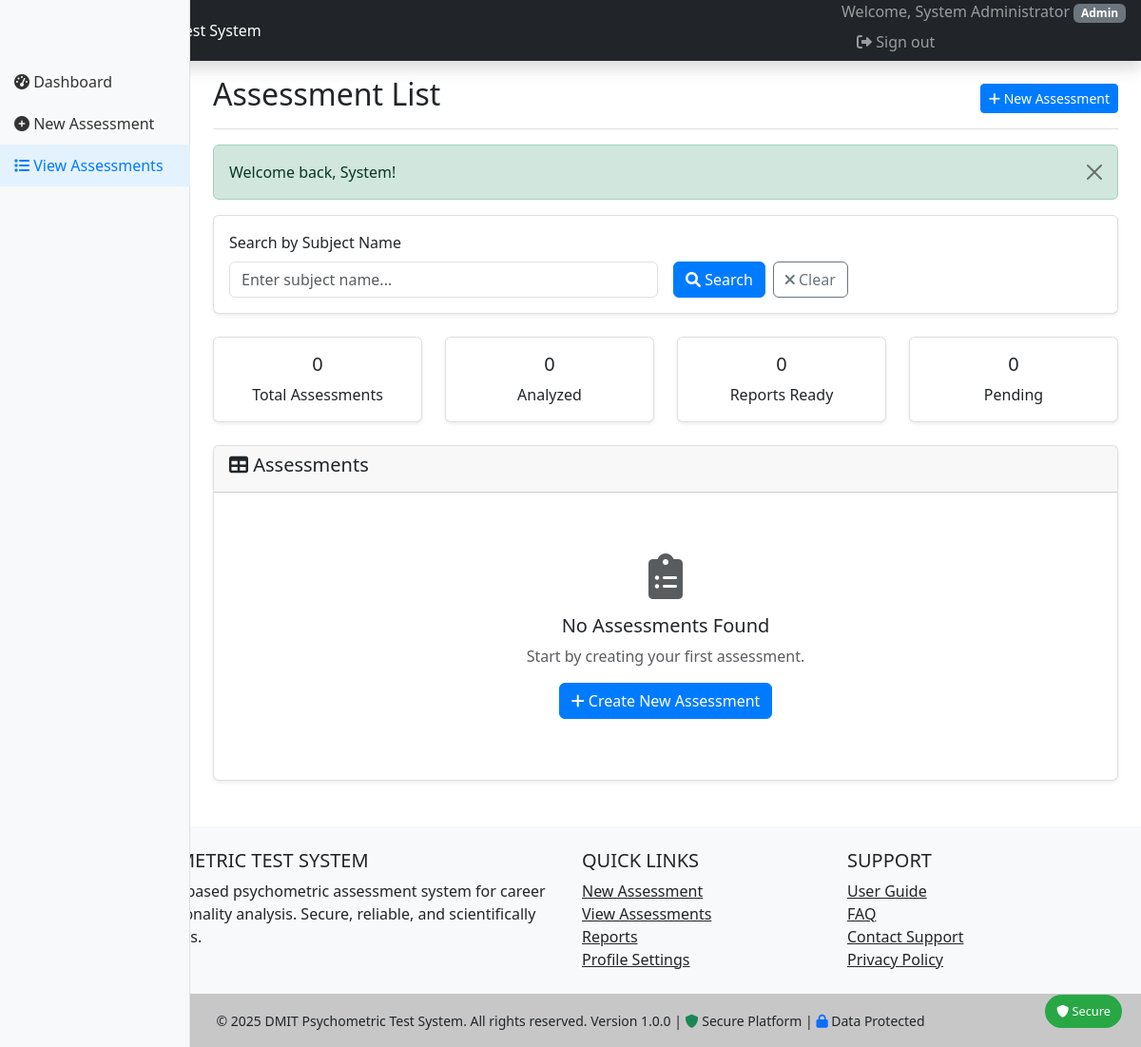
/assessments/list.php (signed in), run on an earlier commit of the app's database.
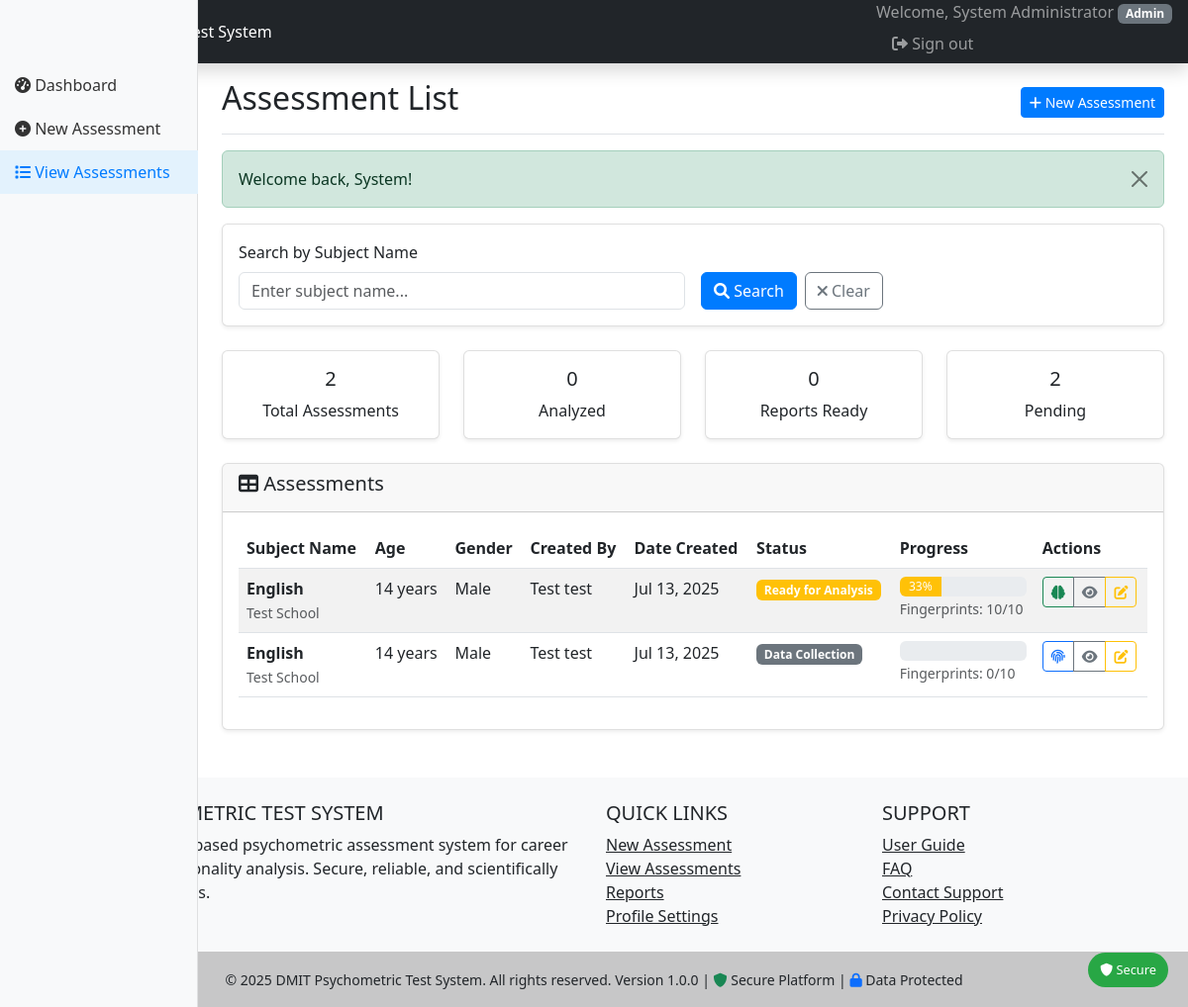
And on a later commit of the database.
### tables this page shows
CREATE TABLE `assessment_subjects` (
  `id` int(11) NOT NULL,
  `user_id` int(11) NOT NULL,
  `subject_name` varchar(100) NOT NULL,
  `date_of_birth` date NOT NULL,
  `gender` enum('male','female','other') NOT NULL,
  `age_at_assessment` int(11) NOT NULL,
  `parent_name` varchar(100) DEFAULT NULL,
  `contact_email` varchar(100) DEFAULT NULL,
  `contact_phone` varchar(15) DEFAULT NULL,
  `school_name` varchar(100) DEFAULT NULL,
  `grade_class` varchar(20) DEFAULT NULL,
  `created_at` timestamp NULL DEFAULT current_timestamp(),
  `updated_at` timestamp NULL DEFAULT current_timestamp() ON UPDATE current_timestamp()
);

CREATE TABLE `users` (
  `id` int(11) NOT NULL,
  `username` varchar(50) NOT NULL,
  `email` varchar(100) NOT NULL,
  `password_hash` varchar(255) NOT NULL,
  `salt` varchar(32) NOT NULL,
  `role` enum('admin','counselor','user') DEFAULT 'user',
  `first_name` varchar(50) NOT NULL,
  `last_name` varchar(50) NOT NULL,
  `phone` varchar(15) DEFAULT NULL,
  `date_of_birth` date DEFAULT NULL,
  `gender` enum('male','female','other') DEFAULT NULL,
  `is_active` tinyint(1) DEFAULT 1,
  `email_verified` tinyint(1) DEFAULT 0,
  `verification_token` varchar(255) DEFAULT NULL,
  `reset_token` varchar(255) DEFAULT NULL,
  `reset_token_expires` datetime DEFAULT NULL,
  `last_login` datetime DEFAULT NULL,
  `login_attempts` int(11) DEFAULT 0,
  `locked_until` datetime DEFAULT NULL,
  `created_at` timestamp NULL DEFAULT current_timestamp(),
  `updated_at` timestamp NULL DEFAULT current_timestamp() ON UPDATE current_timestamp()
);

### includes/functions.php (called while the page is built, shortened)
<?php
function url($path = '') {
    $path = ltrim($path, '/');
    if ($path === 'index.php' || $path === '') {
        return BASE_URL . 'index.php';
    }
    $currentDir = dirname($_SERVER['SCRIPT_NAME']);
    $baseDir = '/DMIT-Psychometric-Test';
    if ($currentDir !== $baseDir) {
        $depth = substr_count(str_replace($baseDir, '', $currentDir), '/');
        $relativePath = str_repeat('../', $depth);
        return $relativePath . $path;
    }
    return $path;
}
function formatDate($date, $format = 'Y-m-d H:i:s') {
    return date($format, strtotime($date));
}
?>

### assessments/list.php (the view, shortened to what the changed rows need)
<?php
require_once '../config/config.php';
$page = $_GET['page'] ?? 1;
$limit = 10;
$offset = ($page - 1) * $limit;
$search = $_GET['search'] ?? '';
try {
    $database = new Database();
    $conn = $database->getConnection();
    $whereClause = '';
    $params = [];
    $countQuery = "
        SELECT COUNT(*) as total
        FROM assessment_subjects s
        " . ($whereClause ? $whereClause : '');
    $stmt = $conn->prepare($countQuery);
    $stmt->execute($params);
    $totalRecords = $stmt->fetch()['total'];
    $query = "
        SELECT s.*, u.first_name, u.last_name,
               (SELECT COUNT(*) FROM fingerprint_data f WHERE f.subject_id = s.id) as fingerprint_count,
               (SELECT COUNT(*) FROM intelligence_scores i WHERE i.subject_id = s.id) as analysis_complete,
               (SELECT COUNT(*) FROM assessment_reports r WHERE r.subject_id = s.id AND r.report_status = 'completed') as report_ready
        FROM assessment_subjects s
        LEFT JOIN users u ON s.user_id = u.id
        $whereClause
        ORDER BY s.created_at DESC
        LIMIT ? OFFSET ?
    ";
    $params[] = $limit;
    $params[] = $offset;
    $stmt = $conn->prepare($query);
    $stmt->execute($params);
    $assessments = $stmt->fetchAll();
} catch (Exception $e) {
    $assessments = [];
    $totalPages = 0;
    error_log("Assessment list error: " . $e->getMessage());
}
include '../includes/header.php';
?>
<div class="container-fluid">
    <div class="row">
        <main class="col-md-9 ms-sm-auto col-lg-10 px-md-4">
            <div class="d-flex justify-content-between flex-wrap flex-md-nowrap align-items-center pt-3 pb-2 mb-3 border-bottom">
                <h1 class="h2">Assessment List</h1>
            </div>
            <div class="row mb-4">
                <div class="col-md-3">
                    <div class="card text-center">
                        <div class="card-body">
                            <h5 class="card-title"><?php echo $totalRecords; ?></h5>
                            <p class="card-text">Total Assessments</p>
                        </div>
                    </div>
                </div>
                <div class="col-md-3">
                    <div class="card text-center">
                        <div class="card-body">
                            <h5 class="card-title">
                                <?php
                                $pending = array_filter($assessments, function($a) { return $a['analysis_complete'] == 0; });
                                echo count($pending);
                                ?>
                            </h5>
                            <p class="card-text">Pending</p>
                        </div>
                    </div>
                </div>
            </div>
            <div class="card">
                <div class="card-body">
                    <?php if (empty($assessments)): ?>
                        <div class="text-center py-5">
                            <i class="fas fa-clipboard-list fa-3x text-muted mb-3"></i>
                            <h5>No Assessments Found</h5>
                            <p class="text-muted">
                                <?php if (empty($search)): ?>
                                    Start by creating your first assessment.
                                <?php else: ?>
                                    No assessments match your search criteria.
                                <?php endif; ?>
                            </p>
                            <a href="new.php" class="btn btn-primary">
                                <i class="fas fa-plus"></i> Create New Assessment
                            </a>
                        </div>
                    <?php else: ?>
                        <div class="table-responsive">
                            <table class="table table-striped table-hover">
                                <thead>
                                    <tr>
                                        <th>Subject Name</th>
                                        <th>Age</th>
                                        <th>Gender</th>
                                        <?php if ($_SESSION['user_role'] === 'admin'): ?>
                                        <th>Created By</th>
                                        <?php endif; ?>
                                        <th>Date Created</th>
                                        <th>Status</th>
                                        <th>Progress</th>
                                        <th>Actions</th>
                                    </tr>
                                </thead>
                                <tbody>
                                    <?php foreach ($assessments as $assessment): ?>
                                    <tr>
                                        <td>
                                            <strong><?php echo htmlspecialchars($assessment['subject_name']); ?></strong>
                                            <?php if ($assessment['school_name']): ?>
                                                <br><small class="text-muted"><?php echo htmlspecialchars($assessment['school_name']); ?></small>
                                            <?php endif; ?>
                                        </td>
                                        <td><?php echo $assessment['age_at_assessment']; ?> years</td>
                                        <td><?php echo ucfirst($assessment['gender']); ?></td>
                                        <?php if ($_SESSION['user_role'] === 'admin'): ?>
                                        <td><?php echo htmlspecialchars($assessment['first_name'] . ' ' . $assessment['last_name']); ?></td>
                                        <?php endif; ?>
                                        <td><?php echo formatDate($assessment['created_at'], 'M d, Y'); ?></td>
                                        <td>
                                            <?php if ($assessment['report_ready'] > 0): ?>
                                                <span class="badge bg-success">Report Ready</span>
                                            <?php elseif ($assessment['analysis_complete'] > 0): ?>
                                                <span class="badge bg-info">Analysis Complete</span>
                                            <?php elseif ($assessment['fingerprint_count'] >= 8): ?>
                                                <span class="badge bg-warning">Ready for Analysis</span>
                                            <?php else: ?>
                                                <span class="badge bg-secondary">Data Collection</span>
                                            <?php endif; ?>
                                        </td>
                                        <td>
                                            <div class="progress" style="height: 20px;">
                                                <?php
                                                $progress = 0;
                                                if ($assessment['fingerprint_count'] >= 8) $progress = 33;
                                                $progressClass = 'bg-secondary';
                                                if ($progress >= 33) $progressClass = 'bg-warning';
                                                ?>
                                                <div class="progress-bar <?php echo $progressClass; ?>"
                                                     style="width: <?php echo $progress; ?>%">
                                                    <?php echo $progress; ?>%
                                                </div>
                                            </div>
                                            <small class="text-muted">
                                                Fingerprints: <?php echo $assessment['fingerprint_count']; ?>/10
                                            </small>
                                        </td>
                                        <td>
                                            <div class="btn-group" role="group">
                                                <?php if ($assessment['fingerprint_count'] < 8): ?>
                                                    <a href="<?php echo url('assessments/fingerprint_collection.php?id=' . $assessment['id']); ?>"
                                                       class="btn btn-sm btn-outline-primary" title="Collect Fingerprints">
                                                        <i class="fas fa-fingerprint"></i>
                                                    </a>
                                                <?php elseif ($assessment['analysis_complete'] == 0): ?>
                                                    <a href="analysis.php?id=<?php echo $assessment['id']; ?>"
                                                       class="btn btn-sm btn-outline-success" title="Perform Analysis">
                                                        <i class="fas fa-brain"></i>
                                                    </a>
                                                <?php endif; ?>
                                                <a href="view.php?id=<?php echo $assessment['id']; ?>"
                                                   class="btn btn-sm btn-outline-secondary" title="View Details">
                                                    <i class="fas fa-eye"></i>
                                                </a>
                                                <a href="edit.php?id=<?php echo $assessment['id']; ?>"
                                                   class="btn btn-sm btn-outline-warning" title="Edit">
                                                    <i class="fas fa-edit"></i>
                                                </a>
                                            </div>
                                        </td>
                                    </tr>
                                    <?php endforeach; ?>
                                </tbody>
                            </table>
                        </div>
                    <?php endif; ?>
                </div>
            </div>
        </main>
    </div>
</div>
<?php include '../includes/footer.php'; ?>

What changed in the data, as far as the page shows it:
added assessment_subjects: subject_name "English", school_name "Test School", age_at_assessment "14", gender "Male", user.last_name "Test test", created_at "Jul 13, 2025", shows "Ready for Analysis", progress "33", fingerprint_count "10"
added assessment_subjects: subject_name "English", school_name "Test School", age_at_assessment "14", gender "Male", user.last_name "Test test", created_at "Jul 13, 2025", shows "Data Collection", fingerprint_count "0"
Also different on the page:
$totalRecords: "0" → "2"
count($pending): "0" → "2"
text no longer shown: "No Assessments Found Start by creating your first assessment. Create New Assessment"
text now shown: "Subject Name Age Gender Created By Date Created Status Progress Actions"
